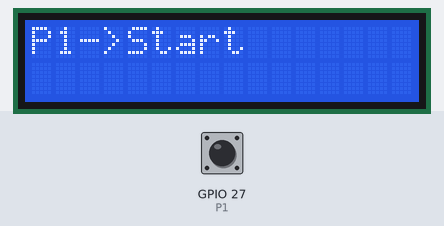
The sketch below on a simulated ESP32. Parts: 16×2 character LCD. The test bench sets the inputs (shaded band); at power-on: GPIO 27 (P1) HIGH.

Above: at 1.2 s.
1.3 s: GPIO 27 (P1) pulled LOW for 0.15 s
At 1.61 s:
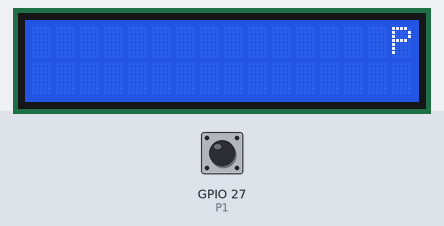
At 12.4 s:
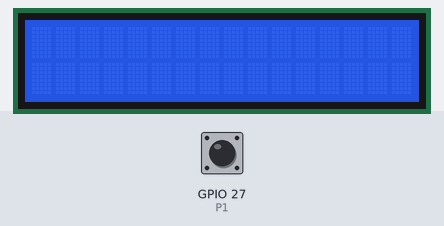
Timing chart, 0 to 13.9 s (numbered marks = the images above; inputs shaded):
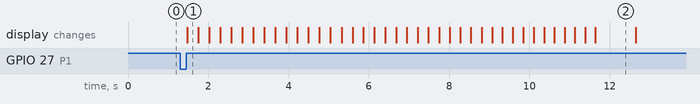

The sketch:

LCD10_moving_msg2.ino
```cpp
//------------------------------------------------------------
// Programa: LCD10_moving_msg2.ino (ESP32 + BIOS Shield)
// Autor: Gabriel Bravo Eguren T31A
// Descripción: Realiza un programa que muestre el
//              mensaje “P1->Start” centrado en la primera línea del LCD. Al
//              pulsar se mostrará el mensaje: “Proxima estación ATOCHA”,
//              entrando por la parte derecha del lcd hasta desaparecer por la
//              izquierda. Se esperará un segundo y se volverá a mostrar el
//              mensaje inicial.
//------------------------------------------------------------

#include <LiquidCrystal_PCF8574.h>

#define P1 27

LiquidCrystal_PCF8574 lcd(0x3F);

bool p1down = false;
bool update = true;

void setup()
{
  lcd.begin(16, 2);
  lcd.setBacklight(255);

  pinMode(P1, INPUT_PULLUP);
}

void loop()
{
  if(!digitalRead(P1)) p1down = true;

  if(digitalRead(P1) && p1down)
  {
    String texto = "Proxima estacion ATOCHA";

    for(int i = 15; i >= 0; i--)
    {
      lcd.clear();
      lcd.setCursor(i, 0);
      lcd.print(texto);
      delay(250);
    }

    int longTexto = texto.length();

    for(int i = 0; i < longTexto; i++)
    {
      lcd.clear();
      texto = texto.substring(1);
      lcd.print(texto);
      delay(250);
    }

    delay(750);

    update = true;
    p1down = false;
  }

  if(update)
  {
    lcd.setCursor(9, 0);
    lcd.clear();
    lcd.print("P1->Start");
    update = false;
  }
}
```

Measured:
- after the input at 1.3 s, the display: changes after 0.18 s (image 1)
- what the display in image 2 shows lasts 1.0 s, from 11.6 s to 12.6 s
